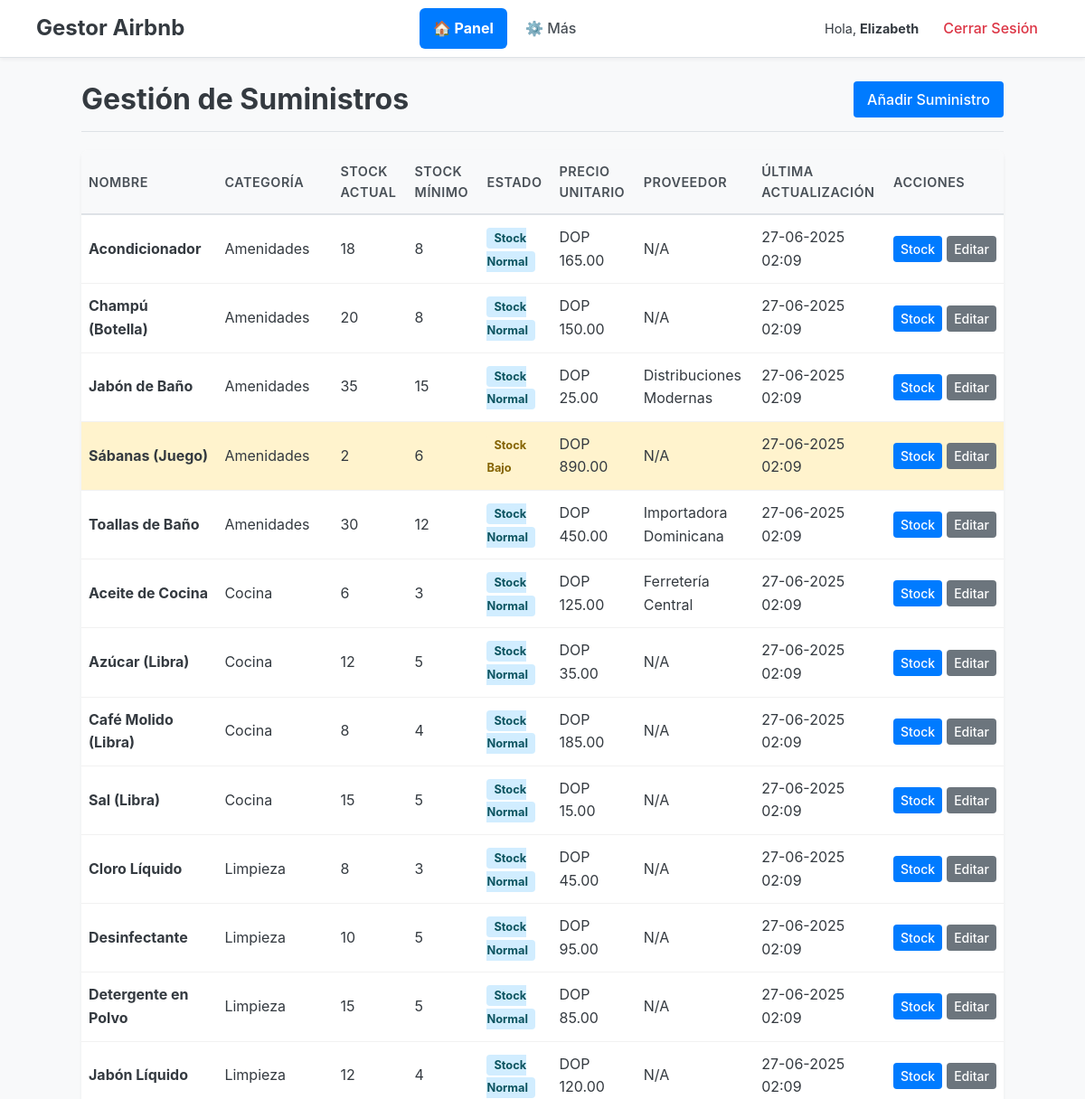
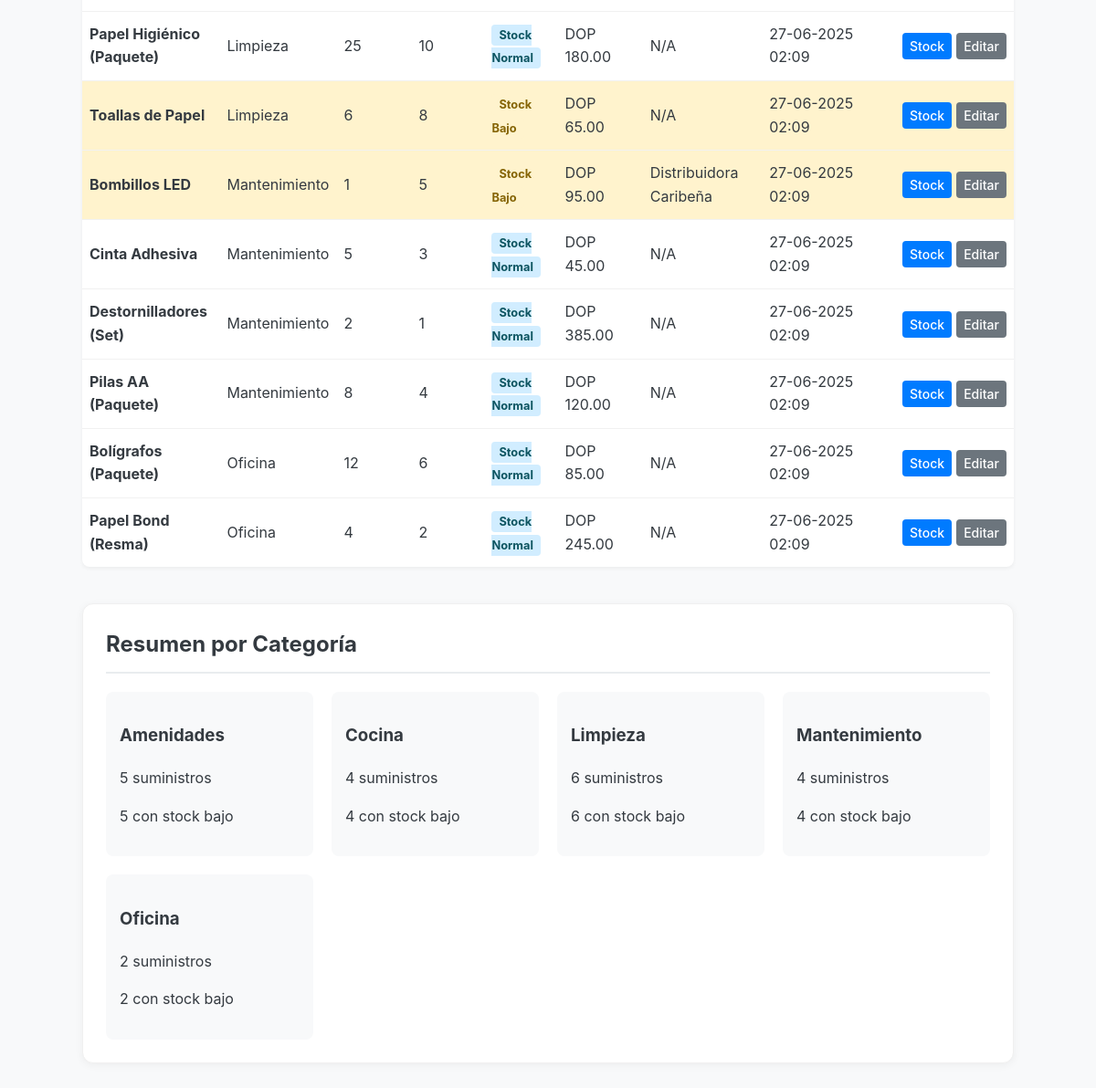
The app's page /supplies (signed in) with its own data (2 pictures, top to bottom).
### app/models.py (models this page shows, shortened)
class User(db.Model, UserMixin):
    id = db.Column(db.Integer, primary_key=True)
    username = db.Column(db.String(64), index=True, unique=True, nullable=False)
    password_hash = db.Column(db.String(256))
    role = db.Column(db.String(10), index=True, nullable=False)
    tasks = db.relationship('Task', backref='assignee', lazy='dynamic')
    expenses_paid = db.relationship('Expense', foreign_keys='Expense.paid_by_user_id', backref='paid_by', lazy='dynamic')
    cash_deliveries = db.relationship('EmployeeDelivery', foreign_keys='EmployeeDelivery.delivered_by_user_id', backref='delivered_by', lazy='dynamic')
    cash_receipts = db.relationship('EmployeeDelivery', foreign_keys='EmployeeDelivery.received_by_user_id', backref='received_by', lazy='dynamic')
    def can_view_reports(self):
        return self.role in ['dueño', 'socia']
    def can_manage_finances(self):
        return self.role in ['dueño', 'socia']
    def can_view_monthly_report(self):
        return True
    def can_manage_users(self):
        return self.role == 'dueño'
    def can_delete_data(self):
        return self.role == 'dueño'
    def can_manage_supplies(self):
        return True
    def get_display_name(self):
        return self.username.title()

class Supply(db.Model):
    id = db.Column(db.Integer, primary_key=True)
    name = db.Column(db.String(128), nullable=False, index=True)
    category = db.Column(db.String(64), index=True, nullable=False)
    current_stock = db.Column(db.Integer, nullable=False, default=0)
    minimum_stock = db.Column(db.Integer, nullable=False, default=5)
    unit_price = db.Column(db.Float, nullable=True)
    supplier = db.Column(db.String(128))
    notes = db.Column(db.Text)
    last_updated = db.Column(db.DateTime, index=True, default=lambda: datetime.now(timezone.utc))
    def is_low_stock(self):
        return self.current_stock <= self.minimum_stock
    def stock_status(self):
        if self.current_stock == 0:
            return "Agotado"
        elif self.is_low_stock():
            return "Stock Bajo"
        else:
            return "Stock Normal"

### app/routes/main_routes.py (the view)
@bp.route('/supplies')
@login_required
@permission_required('can_manage_supplies')
def supplies():
    supplies = Supply.query.order_by(Supply.category, Supply.name).all()
    low_stock_supplies = [s for s in supplies if s.is_low_stock()]
    return render_template('supplies.html',
                         title='Gestión de Suministros',
                         supplies=supplies,
                         low_stock_count=len(low_stock_supplies))

### app/templates/supplies.html (shortened to what this page needs)
{% extends "base.html" %}
{% block content %}
    <div class="page-header">
        <h1>Gestión de Suministros</h1>
        <a href="{{ url_for('main.add_supply') }}" class="btn btn-primary">Añadir Suministro</a>
    </div>
    {% if supplies %}
        <table>
            <thead>
                <tr>
                    <th>Nombre</th>
                    <th>Categoría</th>
                    <th>Stock Actual</th>
                    <th>Stock Mínimo</th>
                    <th>Estado</th>
                    <th>Precio Unitario</th>
                    <th>Proveedor</th>
                    <th>Última Actualización</th>
                    <th>Acciones</th>
                </tr>
            </thead>
            <tbody>
                {% for supply in supplies %}
                <tr class="{% if supply.is_low_stock() %}low-stock-row{% endif %}">
                    <td><strong>{{ supply.name }}</strong></td>
                    <td>{{ supply.category }}</td>
                    <td>{{ supply.current_stock }}</td>
                    <td>{{ supply.minimum_stock }}</td>
                    <td>
                        <span class="status-badge {% if supply.current_stock == 0 %}status-danger{% elif supply.is_low_stock() %}status-warning{% else %}status-success{% endif %}">
                            {{ supply.stock_status() }}
                        </span>
                    </td>
                    <td>
                        {% if supply.unit_price %}
                            DOP {{ "{:,.2f}".format(supply.unit_price) }}
                        {% else %}
                            N/A
                        {% endif %}
                    </td>
                    <td>{{ supply.supplier or 'N/A' }}</td>
                    <td>{{ supply.last_updated.strftime('%d-%m-%Y %H:%M') if supply.last_updated else 'N/A' }}</td>
                    <td>
                        <div class="action-buttons">
                            <a href="{{ url_for('main.update_stock', supply_id=supply.id) }}" class="btn btn-sm btn-primary">Stock</a>
                            <a href="{{ url_for('main.edit_supply', supply_id=supply.id) }}" class="btn btn-sm btn-secondary">Editar</a>
                        </div>
                    </td>
                </tr>
                {% endfor %}
            </tbody>
        </table>
    {% else %}
        <p>Aún no hay suministros registrados.</p>
        <p><a href="{{ url_for('main.add_supply') }}" class="btn btn-primary">Añadir el primer suministro</a></p>
    {% endif %}
    {% if supplies %}
        <div class="dashboard-section" style="margin-top: 40px;">
            <h2>Resumen por Categoría</h2>
            <div class="category-summary">
                {% set categories = supplies | groupby('category') %}
                {% for category, category_supplies in categories %}
                    <div class="category-card">
                        <h3>{{ category }}</h3>
                        <p>{{ category_supplies | list | length }} suministros</p>
                        <p>{{ category_supplies | selectattr('is_low_stock') | list | length }} con stock bajo</p>
                    </div>
                {% endfor %}
            </div>
        </div>
    {% endif %}
{% endblock %}

### app/templates/base.html (shortened to what this page needs)
<!DOCTYPE html>
<html lang="es">
<head>
    <link rel="stylesheet" href="{{ url_for('static', filename='css/main.css') }}">
</head>
<body>
    <nav class="navbar">
        <div class="brand"><a href="{{ url_for('panel.index') }}">Gestor Airbnb</a></div>
        {% if current_user.is_authenticated %}
            <div class="nav-links">
                <a href="{{ url_for('panel.index') }}" class="nav-primary">🏠 Panel</a>
                <div class="nav-dropdown">
                    <span class="nav-dropdown-toggle">⚙️ Más</span>
                </div>
            </div>
            <div class="user-info">
                <span>Hola, <strong>{{ current_user.get_display_name() }}</strong>
                </span>
                <a href="{{ url_for('auth.logout') }}">Cerrar Sesión</a>
            </div>
        {% endif %}
    </nav>
    <div class="container">
        {% block content %}{% endblock %}
    </div>
</body>
</html>

### app/static/css/base.css (style rules this page uses)
:root { --primary-color: #007bff; --success-color: #28a745; --danger-color: #dc3545; --warning-color: #ffc107; --info-color: #17a2b8; --light-color: #f8f9fa; --dark-color: #343a40; --muted-color: #6c757d; --border-color: #dee2e6; --font-family: -apple-system, BlinkMacSystemFont, "Segoe UI", Roboto, "Helvetica Neue", Arial, sans-serif; --border-radius: 4px; --box-shadow: 0 2px 4px rgba(0,0,0,0.05); --transition: 0.2s ease; }
* { box-sizing: border-box; }
body { font-family: var(--font-family); background-color: var(--light-color); color: var(--dark-color); margin: 0; line-height: 1.6; }
.container { padding: 20px; max-width: 1060px; margin: auto; }
.page-header { display: flex; justify-content: space-between; align-items: center; border-bottom: 1px solid var(--border-color); padding-bottom: 10px; margin-bottom: 20px; }
.page-header h1 { margin: 0; color: var(--dark-color); }

### app/static/css/navbar.css (style rules this page uses)
.navbar { background-color: #fff; padding: 0 40px; border-bottom: 1px solid var(--border-color); display: flex; justify-content: space-between; align-items: center; height: 64px; position: sticky; top: 0; z-index: 100; box-shadow: 0 2px 4px rgba(0,0,0,0.05); }
.navbar .brand a { font-weight: bold; font-size: 1.5em; text-decoration: none; color: var(--dark-color); transition: color var(--transition); }
.navbar .nav-links { display: flex; gap: 5px; align-items: center; }
.navbar .nav-links a { padding: 10px 15px; text-decoration: none; color: #495057; font-weight: 500; border-radius: 6px; transition: all var(--transition); white-space: nowrap; }
.navbar .user-info { display: flex; align-items: center; gap: 15px; }
.navbar .user-info span { color: var(--dark-color); font-size: 0.9em; }
.navbar .user-info a { text-decoration: none; color: var(--danger-color); font-weight: 500; padding: 8px 12px; border-radius: 4px; transition: all var(--transition); }
.nav-primary { background: #007bff !important; color: white !important; font-weight: bold !important; }
.nav-dropdown { position: relative; display: inline-block; }
.nav-dropdown-toggle { padding: 10px 15px; color: #495057; font-weight: 500; cursor: pointer; border-radius: 6px; transition: all var(--transition); white-space: nowrap; user-select: none; }

### app/static/css/buttons.css (style rules this page uses)
.btn { display: inline-block; padding: 8px 15px; text-decoration: none; border-radius: var(--border-radius); border: none; cursor: pointer; font-size: 1em; font-weight: 500; transition: all var(--transition); text-align: center; white-space: nowrap; user-select: none; line-height: 1.5; }
.btn-primary { background-color: var(--primary-color); color: white; }
.btn-secondary { background-color: #6c757d; color: white; }
.btn-sm { padding: 4px 8px; font-size: 0.875em; }

### app/static/css/tables.css (style rules this page uses)
table { width: 100%; border-collapse: collapse; margin-top: 20px; background-color: #fff; box-shadow: var(--box-shadow); border-radius: 8px; overflow: hidden; }
th { background-color: #f8f9fa; padding: 12px 8px; text-align: left; font-weight: 600; color: #495057; border-bottom: 2px solid var(--border-color); font-size: 0.9em; text-transform: uppercase; letter-spacing: 0.5px; }
td { padding: 12px 8px; border-bottom: 1px solid #f1f1f1; vertical-align: middle; }
tbody tr { transition: background-color var(--transition); }
tbody tr:last-child td { border-bottom: none; }

### app/static/css/reports.css (style rules this page uses)
.dashboard-section { background: white; padding: 20px; border-radius: 8px; box-shadow: var(--box-shadow); }
.dashboard-section h2 { margin-top: 0; margin-bottom: 20px; color: var(--dark-color); border-bottom: 2px solid #e9ecef; padding-bottom: 10px; }

### app/static/css/dashboard.css (style rules this page uses)
.dashboard-section { background: white; border-radius: 12px; padding: 25px; margin-bottom: 25px; box-shadow: 0 2px 10px rgba(0,0,0,0.05); border: 1px solid #f0f0f0; }
.dashboard-section { animation: slideIn 0.3s ease-out; }

### app/templates/supplies.html (style rules this page uses)
.low-stock-row { background-color: #fff3cd; }
.status-badge { padding: 4px 8px; border-radius: 4px; font-size: 0.8em; font-weight: bold; }
.status-success { background-color: #d1edff; color: #0c5460; }
.status-warning { background-color: #fff3cd; color: #856404; }
.action-buttons { display: flex; gap: 5px; }
.category-summary { display: grid; grid-template-columns: repeat(auto-fit, minmax(200px, 1fr)); gap: 20px; }
.category-card { background: #f8f9fa; padding: 15px; border-radius: 8px; }

### records on screen
User: get_display_name "Elizabeth"
Supply: name "Acondicionador", category "Amenidades", current_stock "18", minimum_stock "8", stock_status "Stock Normal", unit_price "165.00", supplier "N/A", last_updated "27-06-2025 02:09", category_supplies "5"
Supply: name "Champú (Botella)", category "Amenidades", current_stock "20", minimum_stock "8", stock_status "Stock Normal", unit_price "150.00", supplier "N/A", last_updated "27-06-2025 02:09"
Supply: name "Jabón de Baño", category "Amenidades", current_stock "35", minimum_stock "15", stock_status "Stock Normal", unit_price "25.00", supplier "Distribuciones Modernas", last_updated "27-06-2025 02:09"
Supply: name "Sábanas (Juego)", category "Amenidades", current_stock "2", minimum_stock "6", stock_status "Stock Bajo", unit_price "890.00", supplier "N/A", last_updated "27-06-2025 02:09"
Supply: name "Toallas de Baño", category "Amenidades", current_stock "30", minimum_stock "12", stock_status "Stock Normal", unit_price "450.00", supplier "Importadora Dominicana", last_updated "27-06-2025 02:09"
Supply: name "Aceite de Cocina", category "Cocina", current_stock "6", minimum_stock "3", stock_status "Stock Normal", unit_price "125.00", supplier "Ferretería Central", last_updated "27-06-2025 02:09", category_supplies "4"
Supply: name "Azúcar (Libra)", category "Cocina", current_stock "12", minimum_stock "5", stock_status "Stock Normal", unit_price "35.00", supplier "N/A", last_updated "27-06-2025 02:09"
Supply: name "Café Molido (Libra)", category "Cocina", current_stock "8", minimum_stock "4", stock_status "Stock Normal", unit_price "185.00", supplier "N/A", last_updated "27-06-2025 02:09"
Supply: name "Sal (Libra)", category "Cocina", current_stock "15", minimum_stock "5", stock_status "Stock Normal", unit_price "15.00", supplier "N/A", last_updated "27-06-2025 02:09"
Supply: name "Cloro Líquido", category "Limpieza", current_stock "8", minimum_stock "3", stock_status "Stock Normal", unit_price "45.00", supplier "N/A", last_updated "27-06-2025 02:09", category_supplies "6"
Supply: name "Desinfectante", category "Limpieza", current_stock "10", minimum_stock "5", stock_status "Stock Normal", unit_price "95.00", supplier "N/A", last_updated "27-06-2025 02:09"
Supply: name "Detergente en Polvo", category "Limpieza", current_stock "15", minimum_stock "5", stock_status "Stock Normal", unit_price "85.00", supplier "N/A", last_updated "27-06-2025 02:09"
Supply: name "Jabón Líquido", category "Limpieza", current_stock "12", minimum_stock "4", stock_status "Stock Normal", unit_price "120.00", supplier "N/A", last_updated "27-06-2025 02:09"
Supply: name "Papel Higiénico (Paquete)", category "Limpieza", current_stock "25", minimum_stock "10", stock_status "Stock Normal", unit_price "180.00", supplier "N/A", last_updated "27-06-2025 02:09"
Supply: name "Toallas de Papel", category "Limpieza", current_stock "6", minimum_stock "8", stock_status "Stock Bajo", unit_price "65.00", supplier "N/A", last_updated "27-06-2025 02:09"
Supply: name "Bombillos LED", category "Mantenimiento", current_stock "1", minimum_stock "5", stock_status "Stock Bajo", unit_price "95.00", supplier "Distribuidora Caribeña", last_updated "27-06-2025 02:09", category_supplies "4"
Supply: name "Cinta Adhesiva", category "Mantenimiento", current_stock "5", minimum_stock "3", stock_status "Stock Normal", unit_price "45.00", supplier "N/A", last_updated "27-06-2025 02:09"
Supply: name "Destornilladores (Set)", category "Mantenimiento", current_stock "2", minimum_stock "1", stock_status "Stock Normal", unit_price "385.00", supplier "N/A", last_updated "27-06-2025 02:09"
Supply: name "Pilas AA (Paquete)", category "Mantenimiento", current_stock "8", minimum_stock "4", stock_status "Stock Normal", unit_price "120.00", supplier "N/A", last_updated "27-06-2025 02:09"
Supply: name "Bolígrafos (Paquete)", category "Oficina", current_stock "12", minimum_stock "6", stock_status "Stock Normal", unit_price "85.00", supplier "N/A", last_updated "27-06-2025 02:09", category_supplies "2"
Supply: name "Papel Bond (Resma)", category "Oficina", current_stock "4", minimum_stock "2", stock_status "Stock Normal", unit_price "245.00", supplier "N/A", last_updated "27-06-2025 02:09"
